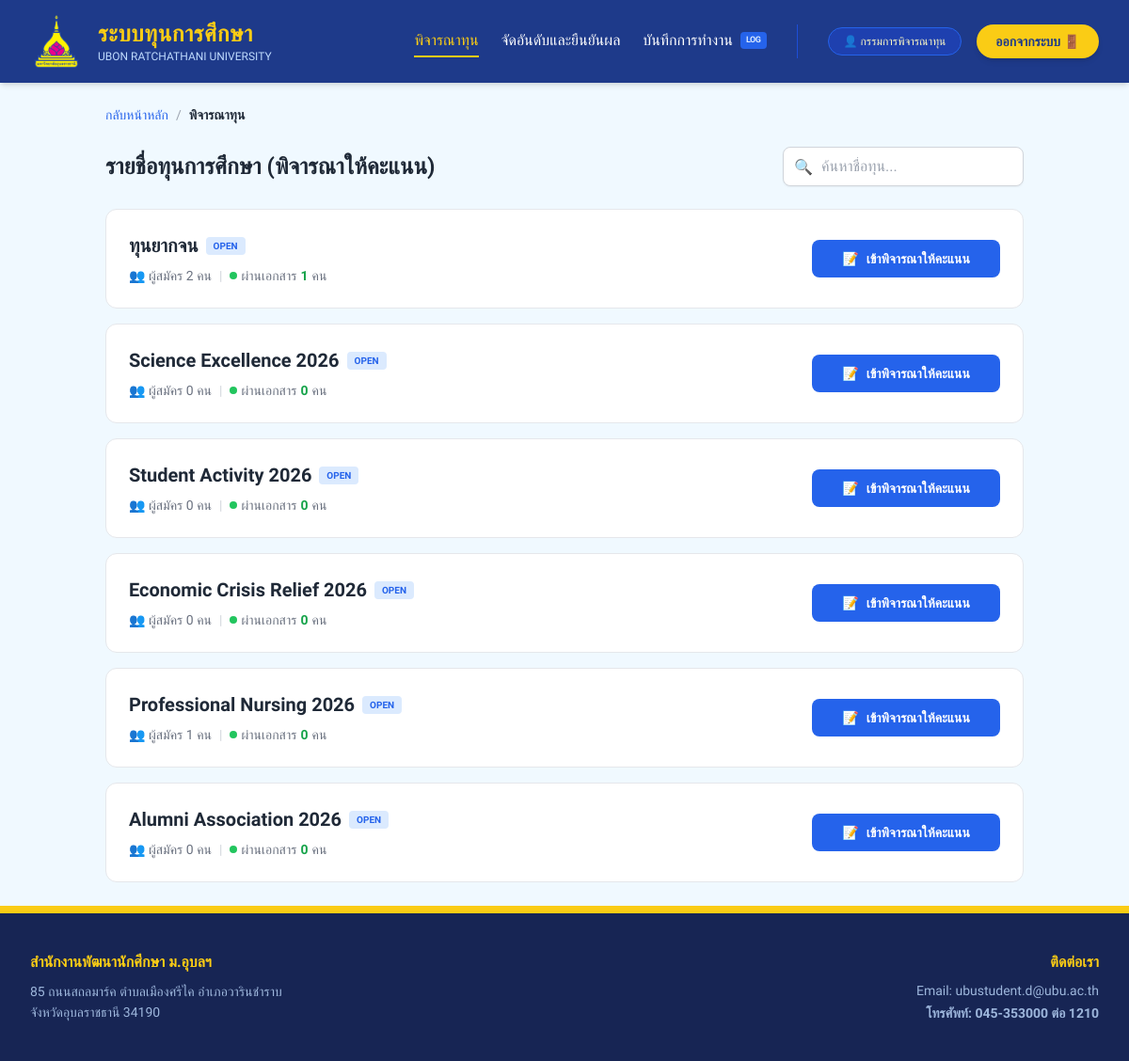
Screenshot of /director/scoring (signed in) with the database file from the repository.
### models.py (models this page shows, shortened)
class Scholarship(db.Model):
    __tablename__ = 'scholarship'
    id = db.Column(db.Integer, primary_key=True)
    name = db.Column(db.String(100), nullable=False) # ชื่อทุน
    amount = db.Column(db.Float, nullable=True) # ทุนละเท่าไหร่
    start_date        = db.Column(db.DateTime)          # วันที่เริ่มเปิดรับ
    end_date          = db.Column(db.DateTime)          # วันที่ปิดรับ
    faculty_condition = db.Column(db.String(255))       # คณะที่ระบุ หรือ "ทุกคณะ"
    min_gpax          = db.Column(db.Float, default=0.0) # เกรดเฉลี่ยขั้นต่ำ
    income_cap        = db.Column(db.Float)             # รายได้ครอบครัวไม่เกิน
    number_of_scholarships = db.Column(db.Integer)           # จำนวนทุนที่เปิดรับ
    scholarship_type  = db.Column(db.String(50)) # ประเภทของทุน (เช่น ทุน ภายใน/ภายนอก/บริจาค)
    provider          = db.Column(db.String(100)) # หน่วยงานของทุนนั้นๆ
    status            = db.Column(db.String(20), default='open')  # สถานะของทุน open(เปิดรับ),checking=close(กำลังตรวจสอบ,ปิดทุน), interview(รายชื่อสัมภาษณ์), announce(รายชื่อได้รับทุน)
    interview_file_url = db.Column(db.String(500))    # ลิงก์ไฟล์ประกาศสัมภาษณ์
    announce_file_url = db.Column(db.String(500))     # ลิงก์ไฟล์ประกาศคนได้ทุน
    announcement_date = db.Column(db.DateTime, nullable=True) # วันที่ประกาศผล
    image = db.Column(db.String(200), nullable=True) # ชื่อไฟล์ภาพ
    qualifications = db.Column(db.Text, nullable=True) # คุณสมบัติ
    conditions = db.Column(db.Text, nullable=True) # เงื่อนไข
    scholarship_nature = db.Column(db.String(50), nullable=True) # ลักษณะทุน (ทุนรายปี, ฯลฯ)
    required_documents = db.Column(db.Text, nullable=True) # เอกสารที่ต้องส่ง
    criteria     = db.relationship('Criterion',   backref='scholarship', lazy=True)
    applications = db.relationship('Application', backref='scholarship', lazy=True)

### routes/director_routes.py (the view)
@director_bp.route("/scoring")
def scoring():
    scholarships = Scholarship.query.all()
    scholarship_list = []
    for sch in scholarships:
        total_applicants = Application.query.filter_by(scholarship_id=sch.id).count()
        passed_docs = Application.query.filter(
            Application.scholarship_id == sch.id,
            Application.status.in_(['interview', 'approved', 'อนุมัติ'])
        ).count()
        scholarship_list.append({
            "id": sch.id,
            "name": sch.name,
            "total_applicants": total_applicants,
            "passed_docs": passed_docs,
        })
    return render_template("director/scoring.html", scholarships=scholarship_list)

### routes/director_routes.py (called while the page is built)
@director_bp.before_request
def require_director_login():
    if request.endpoint and request.endpoint != 'director.login':
        if "user_id" not in session or session.get("role") != "director":
            flash("กรุณาเข้าสู่ระบบในฐานะกรรมการ", "error")
            return redirect(url_for("login")) # Assuming login is the global login defined in app.py

### templates/director/scoring.html (shortened to what this page needs)
{% extends "layouts/base_director.html" %}  {%
block content %}
<div class="max-w-5xl mx-auto font-prompt p-6">
  <nav class="flex items-center text-sm font-medium mb-6 space-x-2 font-prompt">
    <a
      href="{{ url_for('director.home') }}"
      class="text-blue-600 hover:text-blue-800 flex items-center transition"
    >
      กลับหน้าหลัก
    </a>
    <span class="text-gray-400">/</span>
    <span class="text-gray-800 font-bold">พิจารณาทุน</span>
  </nav>
  <div
    class="flex flex-col md:flex-row justify-between items-center mb-6 gap-4"
  >
    <h2 class="text-2xl font-extrabold text-gray-800">
      รายชื่อทุนการศึกษา (พิจารณาให้คะแนน)
    </h2>
    <div class="relative w-full md:w-64">
      <input
        type="text"
        placeholder="ค้นหาชื่อทุน..."
        class="w-full pl-10 pr-4 py-2 border border-gray-300 rounded-lg focus:ring-2 focus:ring-blue-500 outline-none transition shadow-sm"
      />
      <span class="absolute left-3 top-2.5 text-gray-400">🔍</span>
    </div>
  </div>
  <div class="space-y-4">
    {% for scholarship in scholarships %}
    <div
      class="bg-white p-6 rounded-xl border border-gray-200 hover:border-blue-400 hover:shadow-md transition-all duration-300"
    >
      <div
        class="flex flex-col md:flex-row justify-between items-start md:items-center gap-4"
      >
        <div class="flex-1">
          <div class="flex items-center gap-2">
            <h3 class="text-xl font-bold text-gray-800">
              {{ scholarship.name }}
            </h3>
            <span
              class="bg-blue-100 text-blue-600 text-[10px] font-bold px-2 py-0.5 rounded uppercase"
              >Open</span
            >
          </div>
          <p class="text-sm text-gray-500 mt-2 flex items-center gap-2">
            <span>👥 ผู้สมัคร {{ scholarship.total_applicants }} คน</span>
            <span class="text-gray-300">|</span>
            <span class="flex items-center gap-1">
              <span class="w-2 h-2 bg-green-500 rounded-full"></span>
              ผ่านเอกสาร
              <span class="text-green-600 font-bold"
                >{{ scholarship.passed_docs }}</span
              >
              คน
            </span>
          </p>
        </div>
        <div class="flex gap-2 w-full md:w-auto">
          <a
            href="{{ url_for('director.scholarship_students', scholarship_id=scholarship.id) }}"
            class="w-full md:w-auto text-center bg-blue-600 text-white px-8 py-2.5 rounded-lg text-sm font-bold hover:bg-blue-700 hover:shadow-lg active:transform active:scale-95 transition-all flex items-center justify-center gap-2"
          >
            <span>📝</span> เข้าพิจารณาให้คะแนน
          </a>
        </div>
      </div>
    </div>
    {% endfor %}
  </div>
</div>
{% endblock %}

### templates/layouts/base.html (style rules this page uses)
body { font-family: 'Prompt', sans-serif; }

### rows the page displays
Scholarship: name "ทุนยากจน", total_applicants "2", passed_docs "1"
Scholarship: name "Science Excellence 2026", total_applicants "0", passed_docs "0"
Scholarship: name "Student Activity 2026", total_applicants "0", passed_docs "0"
Scholarship: name "Economic Crisis Relief 2026", total_applicants "0", passed_docs "0"
Scholarship: name "Professional Nursing 2026", total_applicants "1", passed_docs "0"
Scholarship: name "Alumni Association 2026", total_applicants "0", passed_docs "0"

### other values shown
{{ session.get('user_name', 'กรรมการ') }} "กรรมการพิจารณาทุน"
